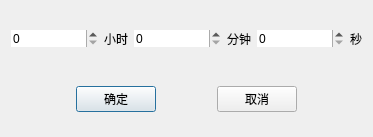
<?xml version="1.0" encoding="UTF-8"?>
<ui version="4.0">
 <class>works_task_set_timer_dialog</class>
 <widget class="QDialog" name="works_task_set_timer_dialog">
  <property name="geometry">
   <rect>
    <x>0</x>
    <y>0</y>
    <width>373</width>
    <height>137</height>
   </rect>
  </property>
  <property name="windowTitle">
   <string>设置定时</string>
  </property>
  <layout class="QVBoxLayout" name="verticalLayout">
   <item>
    <layout class="QHBoxLayout" name="horizontalLayout_2">
     <item>
      <widget class="QSpinBox" name="spinBox_hour">
       <property name="sizePolicy">
        <sizepolicy hsizetype="Expanding" vsizetype="Fixed">
         <horstretch>0</horstretch>
         <verstretch>0</verstretch>
        </sizepolicy>
       </property>
       <property name="frame">
        <bool>false</bool>
       </property>
      </widget>
     </item>
     <item>
      <widget class="QLabel" name="label">
       <property name="text">
        <string>小时</string>
       </property>
      </widget>
     </item>
     <item>
      <widget class="QSpinBox" name="spinBox_minute">
       <property name="sizePolicy">
        <sizepolicy hsizetype="Expanding" vsizetype="Fixed">
         <horstretch>0</horstretch>
         <verstretch>0</verstretch>
        </sizepolicy>
       </property>
       <property name="frame">
        <bool>false</bool>
       </property>
       <property name="maximum">
        <number>59</number>
       </property>
      </widget>
     </item>
     <item>
      <widget class="QLabel" name="label_2">
       <property name="text">
        <string>分钟</string>
       </property>
      </widget>
     </item>
     <item>
      <widget class="QSpinBox" name="spinBox_second">
       <property name="sizePolicy">
        <sizepolicy hsizetype="Expanding" vsizetype="Fixed">
         <horstretch>0</horstretch>
         <verstretch>0</verstretch>
        </sizepolicy>
       </property>
       <property name="frame">
        <bool>false</bool>
       </property>
       <property name="maximum">
        <number>59</number>
       </property>
      </widget>
     </item>
     <item>
      <widget class="QLabel" name="label_3">
       <property name="text">
        <string>秒</string>
       </property>
      </widget>
     </item>
    </layout>
   </item>
   <item>
    <widget class="QWidget" name="widget" native="true">
     <property name="sizePolicy">
      <sizepolicy hsizetype="Preferred" vsizetype="Preferred">
       <horstretch>0</horstretch>
       <verstretch>0</verstretch>
      </sizepolicy>
     </property>
     <layout class="QHBoxLayout" name="horizontalLayout">
      <item>
       <spacer name="horizontalSpacer_2">
        <property name="orientation">
         <enum>Qt::Horizontal</enum>
        </property>
        <property name="sizeHint" stdset="0">
         <size>
          <width>58</width>
          <height>20</height>
         </size>
        </property>
       </spacer>
      </item>
      <item>
       <widget class="QPushButton" name="button_yes">
        <property name="sizePolicy">
         <sizepolicy hsizetype="Minimum" vsizetype="Fixed">
          <horstretch>0</horstretch>
          <verstretch>0</verstretch>
         </sizepolicy>
        </property>
        <property name="text">
         <string>确定</string>
        </property>
       </widget>
      </item>
      <item>
       <spacer name="horizontalSpacer">
        <property name="orientation">
         <enum>Qt::Horizontal</enum>
        </property>
        <property name="sizeHint" stdset="0">
         <size>
          <width>58</width>
          <height>20</height>
         </size>
        </property>
       </spacer>
      </item>
      <item>
       <widget class="QPushButton" name="button_no">
        <property name="sizePolicy">
         <sizepolicy hsizetype="Minimum" vsizetype="Fixed">
          <horstretch>0</horstretch>
          <verstretch>0</verstretch>
         </sizepolicy>
        </property>
        <property name="text">
         <string>取消</string>
        </property>
       </widget>
      </item>
      <item>
       <spacer name="horizontalSpacer_3">
        <property name="orientation">
         <enum>Qt::Horizontal</enum>
        </property>
        <property name="sizeHint" stdset="0">
         <size>
          <width>58</width>
          <height>20</height>
         </size>
        </property>
       </spacer>
      </item>
     </layout>
    </widget>
   </item>
  </layout>
 </widget>
 <resources/>
 <connections/>
</ui>
